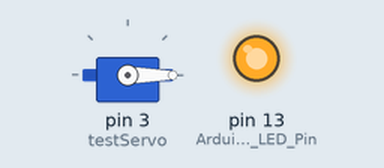
Simulated run of this sketch. Board: Arduino Uno, built with avr-gcc and run on an emulated ATmega328P. On the bench: servo, output pins drawn as LEDs (lit = HIGH).

Above: at 0.05 s.
At 5.95 s:
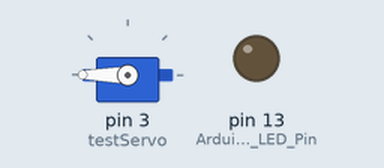
Timing chart, 0 to 7.8 s (numbered marks = the images above):
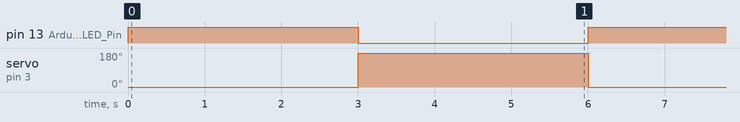

Measured:
- by itself, pin 13 (Arduino_Built-In_LED_Pin): alternates HIGH for 3.0 s and LOW for 3.0 s
- by itself, servo on pin 3 (testServo): alternates 180° for 3.0 s and 0° for 3.0 s

The sketch:

Servo_Reset.ino
```cpp
/* Cal Poly Pomona Robotics Club
 * Robotic Arm Workshop
 * https://github.com/CPPRoboticsClub/Robot_Arm
 * Edited: April 15, 2017
 */

#include<Servo.h>
Servo testServo; // Create Servo object
void setup() {
  testServo.attach(3); // Servo PWM Output Pin (Digital Pin ~3 on Arduino Uno)
  pinMode(13,OUTPUT); // Arduino Built-In LED Pin
}

void loop() {
  testServo.write(0); // Set Servo to 0 degree position
  digitalWrite(13,1); // Turn test LED on
  delay(3000); // 3 second delay
  testServo.write(180); // Set Servo to 180 degree position
  digitalWrite(13,0); // Turn test LED off
  delay(3000); // 3 second delay
}
```
